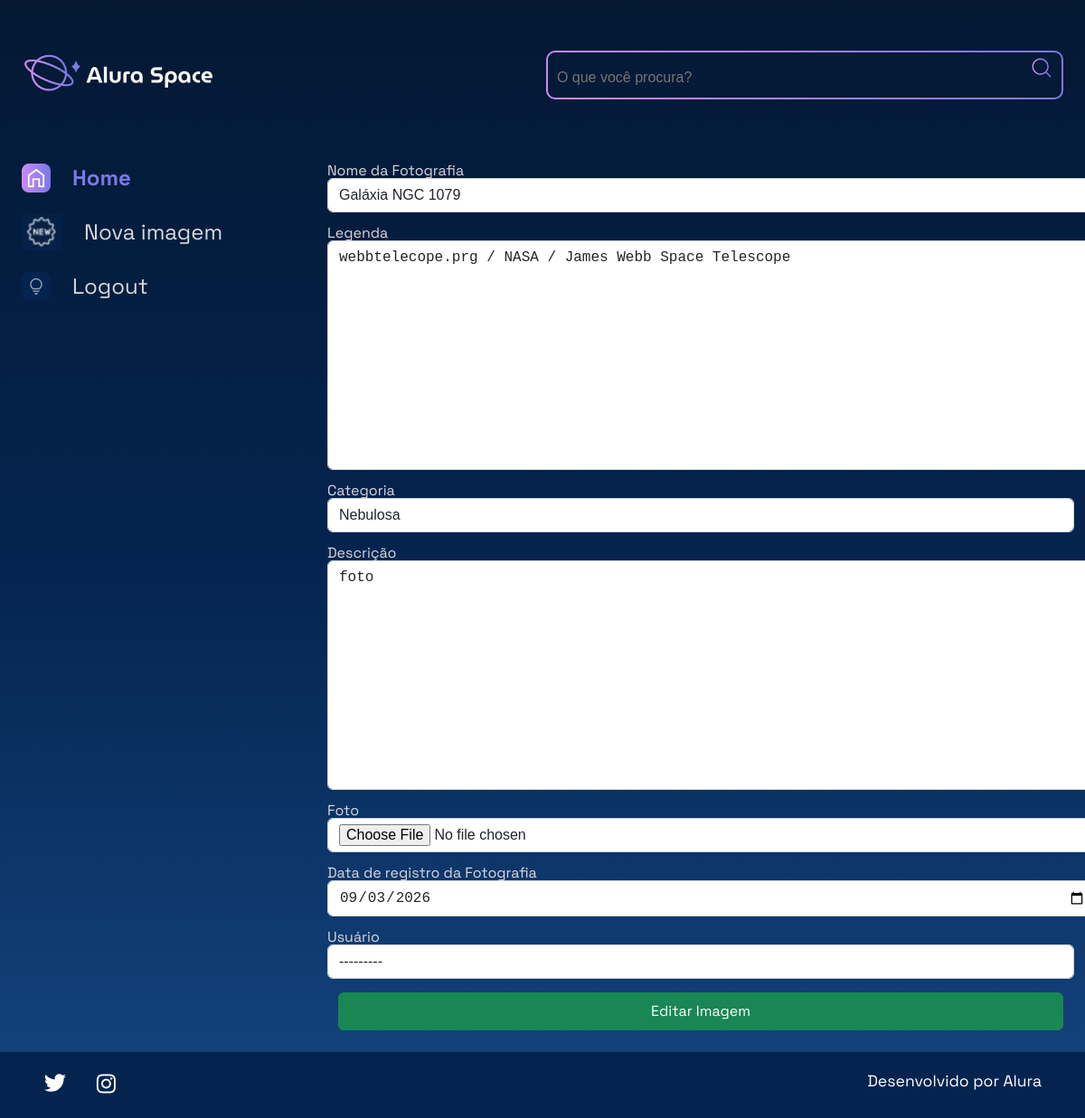
Page /editar-imagem/4/ (signed in) on the committed database.
### apps/galeria/models.py (models this page shows, shortened)
class Fotografia(models.Model):
    OPECOES_CATEGORIA = [
        ("NEBULOSA", "Nebulosa"),
        ("ESTRELA", "Estrela"),
        ("GALAXIA", "Galáxia"),
        ("PLANETA", "Planeta"),
    ]
    nome = models.CharField(max_length=100, null=False, blank=False)
    legenda = models.CharField(max_length=200, null=False, blank=False)
    categoria = models.CharField(max_length=100, choices=OPECOES_CATEGORIA, default="")
    descricao = models.TextField(null=False, blank=False)
    foto = models.ImageField(upload_to="fotos/%Y/%m/%d/", blank=False, null=False)
    publicada = models.BooleanField(default=True)
    data_fotografia = models.DateTimeField(default=datetime.now, blank=False)
    usuario = models.ForeignKey(to=User, on_delete=models.SET_NULL, null=True, blank=False, related_name="user")

### apps/galeria/views.py (the view)
# urls.py: path("editar-imagem/<int:foto_id>/", editar_imagem, name="editar_imagem"),
def editar_imagem(request, foto_id):
    if not request.user.is_authenticated:
        messages.error(request, 'Você precisa estar logado para acessar a galeria.')
        return redirect('login')
    fotografia = get_object_or_404(Fotografia, pk=foto_id)
    form = FotografiaForms(instance=fotografia)
    if request.method == 'POST':
        form = FotografiaForms(request.POST, request.FILES, instance=fotografia)
        if form.is_valid():
            form.save()
            messages.success(request, 'Fotografia editada com sucesso!')
            return redirect('index')
    return render(request, 'galeria/editar_imagem.html', {"form": form, 'foto_id': foto_id})

### apps/galeria/forms.py
class FotografiaForms(forms.ModelForm):
    class Meta:
        model = Fotografia
        exclude = ['publicada']
        labels = {
            'nome': 'Nome da Fotografia',
            'legenda': 'Legenda',
            'categoria': 'Categoria',
            'descricao': 'Descrição',
            'foto': 'Foto',
            'data_fotografia': 'Data de registro da Fotografia',
            'usuario': 'Usuário'
        }
        widgets = {
            'nome': forms.TextInput(attrs={'class': 'form-control'}),
            'legenda': forms.Textarea(attrs={'class': 'form-control'}),
            'categoria': forms.Select(attrs={'class': 'form-control'}),
            'descricao': forms.Textarea(attrs={'class': 'form-control'}),
            'foto': forms.FileInput(attrs={'class': 'form-control'}),
            'data_fotografia': forms.DateInput(
                format='%Y-%m-%d',
                attrs={'class': 'form-control', 'type': 'date'}),
            'usuario': forms.Select(attrs={'class': 'form-control'}),
        }

### templates/galeria/editar_imagem.html (shortened to what this page needs)
{% extends 'shared/base.html' %}
{% load static %}
{% block content %}
<section class="galeria" style="margin-left: 5em; width: 100%;">
    <form action="{% url 'editar_imagem' foto_id %}" method="POST" enctype="multipart/form-data">
        <div class="row">
            {% for field in form.visible_fields %}
            <div class="col-12 col-lg-12" style="margin-bottom: 10px;">
                <label style="color:#D9D9D9; margin-bottom: 5px; display: block;" for="{{field.id_for_label}}">
                    {{ field.label}}
                    {{ field }}
                </label>
            </div>
            {% endfor %}
        </div>
        <div>
           <button class="btn btn-success col-12" style="padding-top: 8px; padding-bottom: 8px; cursor: pointer;" type="submit">Editar Imagem</button>
        </div>
    </form>
</section>
{% endblock %}

### setup/static/styles/style.css (style rules this page uses)
html, body, div, span, applet, object, iframe, h1, h2, h3, h4, h5, h6, p, blockquote, pre, a, abbr, acronym, address, big, cite, code, del, dfn, em, img, ins, kbd, q, s, samp, small, strike, strong, sub, sup, tt, var, b, u, i, center, dl, dt, dd, ol, ul, li, fieldset, form, label, legend, table, caption, tbody, tfoot, thead, tr, th, td, article, aside, canvas, details, embed, figure, figcaption, footer, header, hgroup, menu, nav, output, ruby, section, summary, time, mark, audio, video { margin: 0; padding: 0; border: 0; font-size: 100%; font: inherit; vertical-align: baseline; }
article, aside, details, figcaption, figure, footer, header, hgroup, menu, nav, section { display: block; }
body { line-height: 1; font-family: 'Space Grotesk', sans-serif; min-height: 100vh; background: linear-gradient(#041833,#04244F,#154580); background-repeat: no-repeat; background-position: center; background-size: cover; }
.galeria { display: flex; width: 100%; }
.row { --bs-gutter-x: 1.5rem; --bs-gutter-y: 0; display: flex; flex-wrap: wrap; margin-top: calc(-1 * var(--bs-gutter-y)); margin-right: calc(-.5 * var(--bs-gutter-x)); margin-left: calc(-.5 * var(--bs-gutter-x)); }
.col-12 { flex: 0 0 auto; width: 100%; }
.btn { --bs-btn-padding-x: 0.75rem; --bs-btn-padding-y: 0.375rem; --bs-btn-font-family: ; --bs-btn-font-size: 1rem; --bs-btn-font-weight: 400; --bs-btn-line-height: 1.5; --bs-btn-color: #212529; --bs-btn-bg: transparent; --bs-btn-border-width: 1px; --bs-btn-border-color: transparent; --bs-btn-border-radius: 0.375rem; --bs-btn-hover-border-color: transparent; --bs-btn-box-shadow: inset 0 1px 0 rgba(255, 255, 255, 0.15),0 1px 1px rgba(0, 0, 0, 0.075); --bs-btn-disabled-opacity: 0.65; --bs-btn-focus-box-shadow: 0 0 0 0.25rem rgba(var(--bs-btn-focus-shadow-rgb), .5); display: inline-block; padding: var(--bs-btn-padding-y) var(--bs-btn-padding-x); font-family: var(--bs-btn-font-family); font-size: var(--bs-btn-font-size); font-weight: var(--bs-btn-font-weight); line-height: var(--bs-btn-line-height); color: var(--bs-btn-color); text-align: center; text-decoration: none; vertical-align: middle; cursor: pointer; -webkit-user-select: none; -moz-user-select: none; user-select: none; border: var(--bs-btn-border-width) solid var(--bs-btn-border-color); border-radius: var(--bs-btn-border-radius); background-color: var(--bs-btn-bg); transition: color .15s ease-in-out,background-color .15s ease-in-out,border-color .15s ease-in-out,box-shadow .15s ease-in-out; }
.btn-success { --bs-btn-color: #fff; --bs-btn-bg: #198754; --bs-btn-border-color: #198754; --bs-btn-hover-color: #fff; --bs-btn-hover-bg: #157347; --bs-btn-hover-border-color: #146c43; --bs-btn-focus-shadow-rgb: 60,153,110; --bs-btn-active-color: #fff; --bs-btn-active-bg: #146c43; --bs-btn-active-border-color: #13653f; --bs-btn-active-shadow: inset 0 3px 5px rgba(0, 0, 0, 0.125); --bs-btn-disabled-color: #fff; --bs-btn-disabled-bg: #198754; --bs-btn-disabled-border-color: #198754; }
.form-control { display: block; width: 100%; padding: 0.375rem 0.75rem; font-size: 1rem; font-weight: 400; line-height: 1.5; color: #212529; background-color: #fff; background-clip: padding-box; border: 1px solid #ced4da; -webkit-appearance: none; -moz-appearance: none; appearance: none; border-radius: 0.375rem; transition: border-color .15s ease-in-out,box-shadow .15s ease-in-out; }

### rows in the picture
Fotografia: visible_fields "Galáxia NGC 1079" "webbtelecope.prg / NASA / James Webb Space Telescope" "Nebulosa" "foto" "09/03/2026" "---------"

### other values in the picture
{{ field.label }} "Nome da Fotografia" "Legenda" "Categoria" "Descrição" "Foto" "Data de registro da Fotografia" "Usuário"
